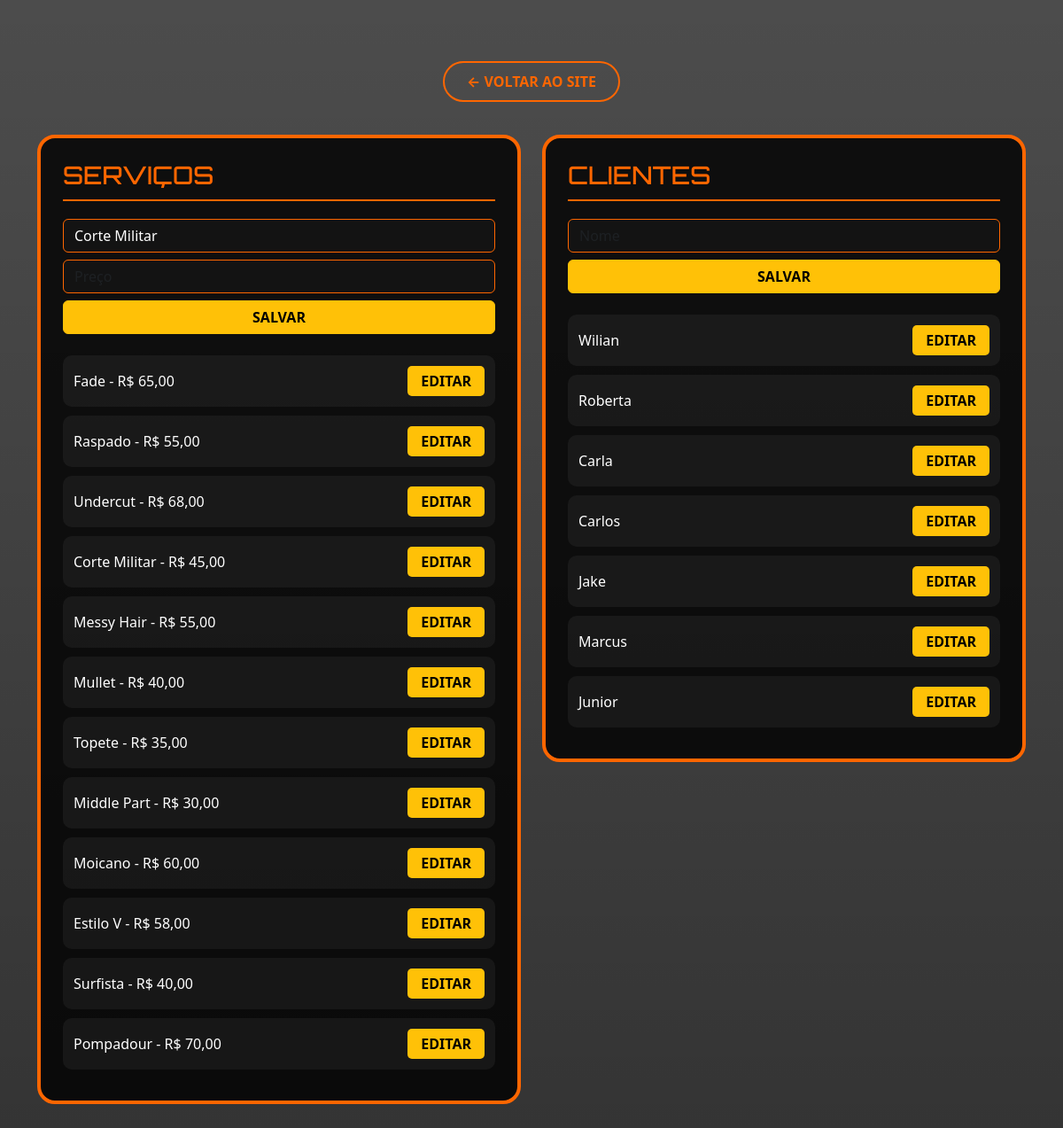
Screenshot of /painel/?edit_servico=4 with the database file from the repository.
### core/models.py (models this page shows, shortened)
class Servico(models.Model):
    nome = models.CharField(max_length=100)
    preco = models.DecimalField(max_digits=10, decimal_places=2)

class Cliente(models.Model):
    nome = models.CharField(max_length=100)

### core/views.py (the view, shortened to what this page needs)
# urls.py: path('painel/', painel, name='painel'),
def painel(request):
    lang = request.session.get('django_language', 'pt-br')
    servico_edit = Servico.objects.filter(id=request.GET.get('edit_servico')).first()
    cliente_edit = Cliente.objects.filter(id=request.GET.get('edit_cliente')).first()
    return render(request, 'painel.html', {
        'servicos': Servico.objects.all(), 'clientes': Cliente.objects.all(),
        'servico_edit': servico_edit, 'cliente_edit': cliente_edit, 't': get_textos(lang)
    })

### core/templates/painel.html (shortened to what this page needs)
{% load static %}
<!DOCTYPE html>
<html lang="pt-br">
<head>
    <link href="https://cdn.jsdelivr.net/npm/bootstrap@5.3.0/dist/css/bootstrap.min.css" rel="stylesheet">
</head>
<body>
    <div class="container text-center">
        <div class="mb-5"><a href="{% url 'index' %}" class="btn-back">← {{ t.voltar }}</a></div>
        <div class="row text-start">
            <div class="col-md-6">
                <div class="panel-card">
                    <h3 class="section-title">{{ t.servicos }}</h3>
                    <form method="POST" class="mb-4">{% csrf_token %}
                        <input type="text" name="nome" class="form-control mb-2" value="{{ servico_edit.nome }}" placeholder="Nome" required>
                        <input type="number" step="0.01" name="preco" class="form-control mb-2" value="{{ servico_edit.preco }}" placeholder="Preço" required>
                        <button class="btn btn-warning w-100 fw-bold">{{ t.salvar }}</button>
                    </form>
                    {% for s in servicos %}
                    <div class="list-item">
                        <span>{{ s.nome }} - R$ {{ s.preco }}</span>
                        <a href="?edit_servico={{ s.id }}" class="btn-edit">{{ t.editar }}</a>
                    </div>
                    {% endfor %}
                </div>
            </div>
            <div class="col-md-6">
                <div class="panel-card">
                    <h3 class="section-title">{{ t.clientes }}</h3>
                    <form method="POST" class="mb-4">{% csrf_token %}
                        <input type="text" name="nome" class="form-control mb-2" value="{{ cliente_edit.nome }}" placeholder="Nome" required>
                        <button class="btn btn-warning w-100 fw-bold">{{ t.salvar }}</button>
                    </form>
                    {% for c in clientes %}
                    <div class="list-item">
                        <span>{{ c.nome }}</span>
                        <a href="?edit_cliente={{ c.id }}" class="btn-edit">{{ t.editar }}</a>
                    </div>
                    {% endfor %}
                </div>
            </div>
        </div>
    </div>
</body>
</html>

### rows the page displays
Servico: nome "Corte Militar", preco "45,00", editar "EDITAR"
Servico: nome "Fade", preco "65,00", editar "EDITAR"
Servico: nome "Raspado", preco "55,00", editar "EDITAR"
Servico: nome "Undercut", preco "68,00", editar "EDITAR"
Servico: nome "Messy Hair", preco "55,00", editar "EDITAR"
Servico: nome "Mullet", preco "40,00", editar "EDITAR"
Servico: nome "Topete", preco "35,00", editar "EDITAR"
Servico: nome "Middle Part", preco "30,00", editar "EDITAR"
Servico: nome "Moicano", preco "60,00", editar "EDITAR"
Servico: nome "Estilo V", preco "58,00", editar "EDITAR"
Servico: nome "Surfista", preco "40,00", editar "EDITAR"
Servico: nome "Pompadour", preco "70,00", editar "EDITAR"
Cliente: nome "Wilian", editar "EDITAR"
Cliente: nome "Roberta", editar "EDITAR"
Cliente: nome "Carla", editar "EDITAR"
Cliente: nome "Carlos", editar "EDITAR"
Cliente: nome "Jake", editar "EDITAR"
Cliente: nome "Marcus", editar "EDITAR"
Cliente: nome "Junior", editar "EDITAR"

### other values shown
{{ t.voltar }} "VOLTAR AO SITE"
{{ t.servicos }} "SERVIÇOS"
{{ t.salvar }} "SALVAR"
{{ t.clientes }} "CLIENTES"
